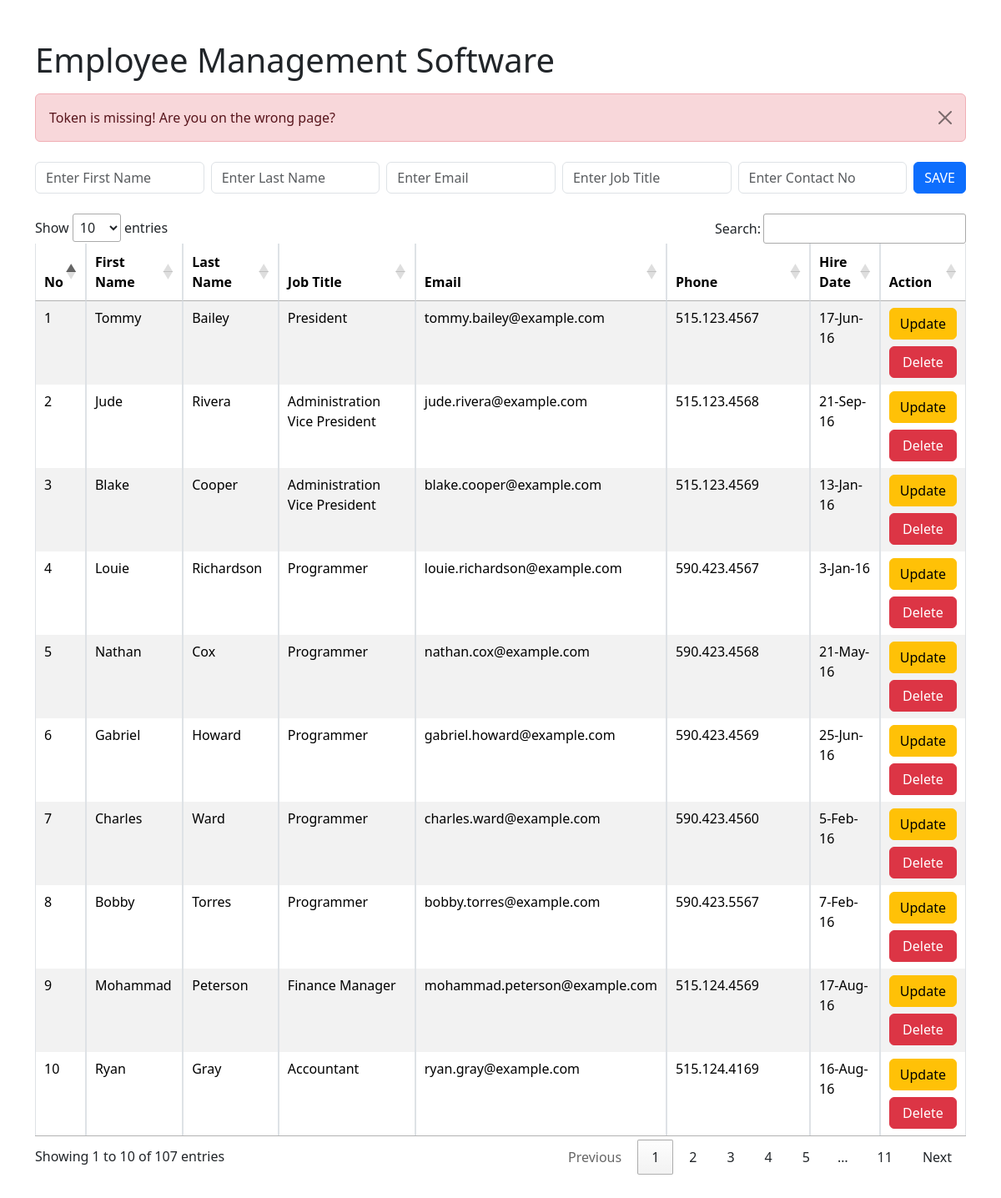
The app's page /index.php?missingToken=true with its own data.
### tables this page shows
CREATE TABLE `employees`
(
    `EmployeeID`    INT AUTO_INCREMENT PRIMARY KEY,
    `EmployeeFN`    TEXT,
    `EmployeeLN`    TEXT,
    `EmployeeEmail` TEXT,
    `EmployeePhone` TEXT,
    `HireDate`      TEXT,
    `ManagerID`     INT,
    `JobTitle`      TEXT
);

### components/table.php (the view)
<?php
global $rs, $cn;
$sql = "SELECT * FROM employees";
$rs = $cn->query($sql);
?>
<div class="container mt-3 mb-5">
    <?php if ($rs->num_rows > 0): ?>
        <table id="employeeList" class="table table-bordered table-hover table-striped">
            <thead>
            <tr>
                <th>No</th>
                <th>First Name</th>
                <th>Last Name</th>
                <th>Job Title</th>
                <th>Email</th>
                <th>Phone</th>
                <th>Hire Date</th>
                <th>Action</th>
            </tr>
            </thead>
            <?php while ($row = $rs->fetch_assoc()): ?>
                <tr>
                    <td><?= $row['EmployeeID'] ?></td>
                    <td><?= $row['EmployeeFN'] ?></td>
                    <td><?= $row['EmployeeLN'] ?></td>
                    <td><?= $row['JobTitle'] ?></td>
                    <td><?= $row['EmployeeEmail'] ?></td>
                    <td><?= $row['EmployeePhone'] ?></td>
                    <td><?= $row['HireDate'] ?></td>
                    <td class="d-grid gap-2">
                        <a class="btn btn-warning" href="?token=<?php echo $row['EmployeeID'] ?>">Update</a>
                        <a class="btn btn-danger" href="delete.php?token=<?php echo $row['EmployeeID'] ?>">Delete</a>
                    </td>
                </tr>
            <?php endwhile ?>
        </table>
    <?php else: ?>
        <h1>No Employees Found</h1>
    <?php endif ?>
</div>

### records on screen
employees: EmployeeID "1", EmployeeFN "Tommy", EmployeeLN "Bailey", JobTitle "President", EmployeeEmail "tommy.bailey@example.com", EmployeePhone "515.123.4567", HireDate "17-Jun-16"
employees: EmployeeID "2", EmployeeFN "Jude", EmployeeLN "Rivera", JobTitle "Administration Vice President", EmployeeEmail "jude.rivera@example.com", EmployeePhone "515.123.4568", HireDate "21-Sep-16"
employees: EmployeeID "3", EmployeeFN "Blake", EmployeeLN "Cooper", JobTitle "Administration Vice President", EmployeeEmail "blake.cooper@example.com", EmployeePhone "515.123.4569", HireDate "13-Jan-16"
employees: EmployeeID "4", EmployeeFN "Louie", EmployeeLN "Richardson", JobTitle "Programmer", EmployeeEmail "louie.richardson@example.com", EmployeePhone "590.423.4567", HireDate "3-Jan-16"
employees: EmployeeID "5", EmployeeFN "Nathan", EmployeeLN "Cox", JobTitle "Programmer", EmployeeEmail "nathan.cox@example.com", EmployeePhone "590.423.4568", HireDate "21-May-16"
employees: EmployeeID "6", EmployeeFN "Gabriel", EmployeeLN "Howard", JobTitle "Programmer", EmployeeEmail "gabriel.howard@example.com", EmployeePhone "590.423.4569", HireDate "25-Jun-16"
employees: EmployeeID "7", EmployeeFN "Charles", EmployeeLN "Ward", JobTitle "Programmer", EmployeeEmail "charles.ward@example.com", EmployeePhone "590.423.4560", HireDate "5-Feb-16"
employees: EmployeeID "8", EmployeeFN "Bobby", EmployeeLN "Torres", JobTitle "Programmer", EmployeeEmail "bobby.torres@example.com", EmployeePhone "590.423.5567", HireDate "7-Feb-16"
employees: EmployeeID "9", EmployeeFN "Mohammad", EmployeeLN "Peterson", JobTitle "Finance Manager", EmployeeEmail "mohammad.peterson@example.com", EmployeePhone "515.124.4569", HireDate "17-Aug-16"
employees: EmployeeID "10", EmployeeFN "Ryan", EmployeeLN "Gray", JobTitle "Accountant", EmployeeEmail "ryan.gray@example.com", EmployeePhone "515.124.4169", HireDate "16-Aug-16"
